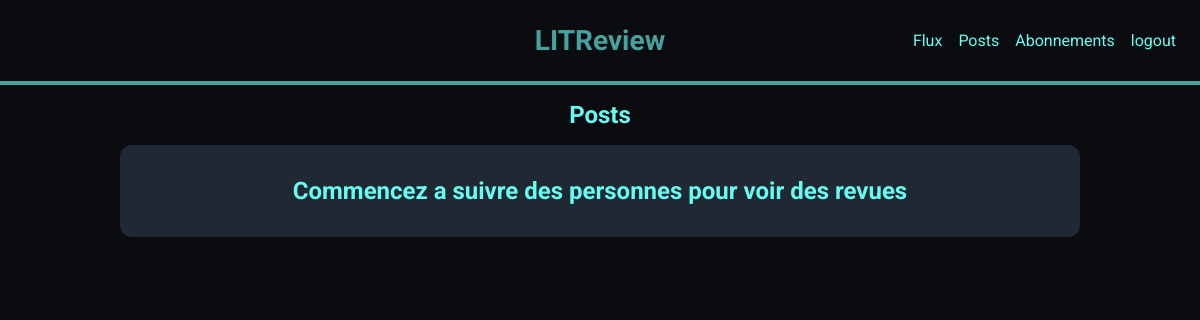
/flux (signed in), run on an earlier commit of the app's database.
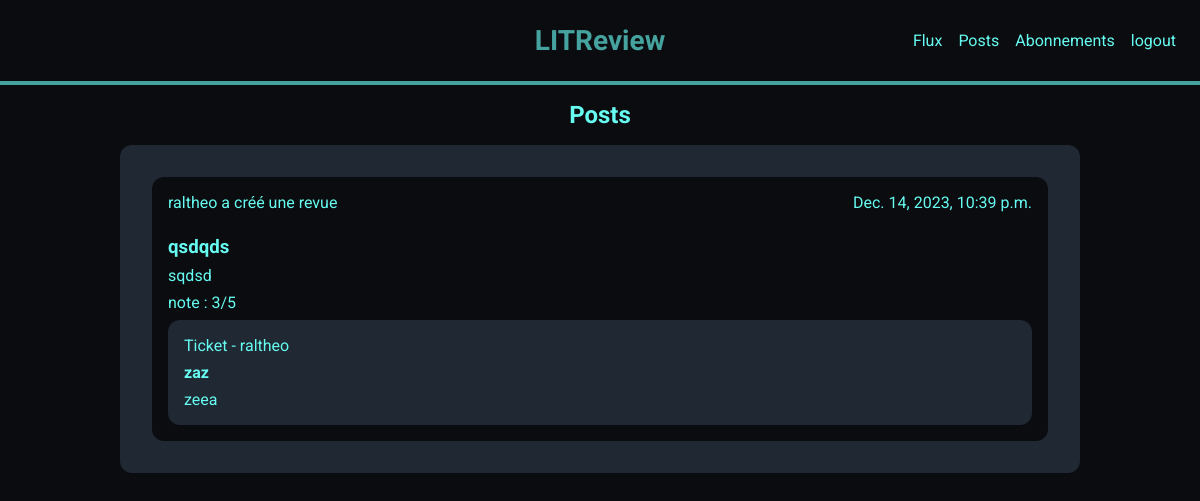
And on a later commit of the database.
### blog/models.py (models this page shows)
class Review(models.Model):
    ticket = models.ForeignKey(to=Ticket, on_delete=models.CASCADE)
    rating = models.PositiveSmallIntegerField(
        validators=[MinValueValidator(0), MaxValueValidator(5)])
    headline = models.CharField(max_length=128)
    body = models.CharField(max_length=8192, blank=True)
    user = models.ForeignKey(
        to=settings.AUTH_USER_MODEL, on_delete=models.CASCADE)
    time_created = models.DateTimeField(auto_now_add=True)

class Ticket(models.Model):
    title = models.CharField(max_length=128)
    description = models.TextField(max_length=2048, blank=True)
    user = models.ForeignKey(settings.AUTH_USER_MODEL, on_delete=models.CASCADE)
    image = models.ImageField(null=True, blank=True)
    time_created = models.DateTimeField(auto_now_add=True)

### blog/views.py (the view)
# urls.py: path('flux', blog.views.flux_page, name='flux'),
def flux_page(request):
    reviews = get_users_viewable_reviews(request.user)
    reviews = reviews.annotate(content_type=Value('REVIEW', CharField()))
    tickets = get_users_viewable_ticket(request.user)
    tickets = tickets.annotate(content_type=Value('TICKET', CharField()))
    unique_tickets = []
    for ticket in tickets: #check si le ticket a deja une revue si oui on le prend pas en tant que ticket mais en tant que revue
        if not ticket.review_set.exists(): #https://docs.djangoproject.com/en/5.0/topics/db/queries/ search for _set
            unique_tickets.append(ticket)
    posts = sorted(
        chain(reviews, unique_tickets), ## merci le cahier des charges xD (a moitié au final mdr)
        key=lambda post: post.time_created,
        reverse=True
    )
    return render(request, 'blog/flux.html', {'posts': posts})

### users/utils.py (called while the page is built)
def get_users_viewable_reviews(user):
    followed_users = UserFollows.objects.filter(user=user).values_list('followed_user', flat=True)
    followed_users = list(followed_users) + [user.id]
    viewable_reviews = Review.objects.filter(user__in=followed_users)
    return viewable_reviews

def get_users_viewable_ticket(user):
    followed_users = UserFollows.objects.filter(user=user).values_list('followed_user', flat=True)
    followed_users = list(followed_users) + [user.id]
    viewable_tickets = Ticket.objects.filter(user__in=followed_users)
    return viewable_tickets

### blog/templates/blog/flux.html (shortened to what this page needs)
{% extends 'blog/base.html' %}
{%load static%}
{% block extra_styles %}
    <link rel="stylesheet" href="{% static 'blog/flux.css' %}" />
{% endblock %}
{% block content %}
    <div class="container_flux">
        <h2>Posts</h2>
        <div class="container_post">
            {%if posts%}
                {% for post in posts %}
                    {% if post.content_type == "REVIEW" %}
                        <div class="container_review">
                            <div class="header_review">
                                <p>{{ post.user }} a créé une revue</p>
                                <p>{{ post.time_created }}</p>
                            </div>
                            <h3>{{ post.headline }}</h3>
                            <p>{{ post.body }}</p>
                            <p>note : {{post.rating}}/5</p>
                            <div class="ticket_in_review">
                                <p>Ticket - {{post.ticket.user}}</p>
                                <h4>{{post.ticket.title}}</h4>
                                <p>{{post.ticket.description}}</p>
                            </div>
                        </div>
                    {% endif %}
                {% endfor %}
            {%else%}
                <h2 class="mange_curly">Commencez a suivre des personnes pour voir des revues</h2>
            {%endif%}
        </div>
    </div>
{% endblock %}

What changed in the data, as far as the page shows it:
added Review: user "raltheo", time_created "Dec. 14, 2023, 10:39 p.m.", headline "qsdqds", body "sqdsd", rating "3", ticket.user "raltheo", ticket "zaz", ticket.description "zeea"
Also different on the page:
text no longer shown: "Commencez a suivre des personnes pour voir des revues"
